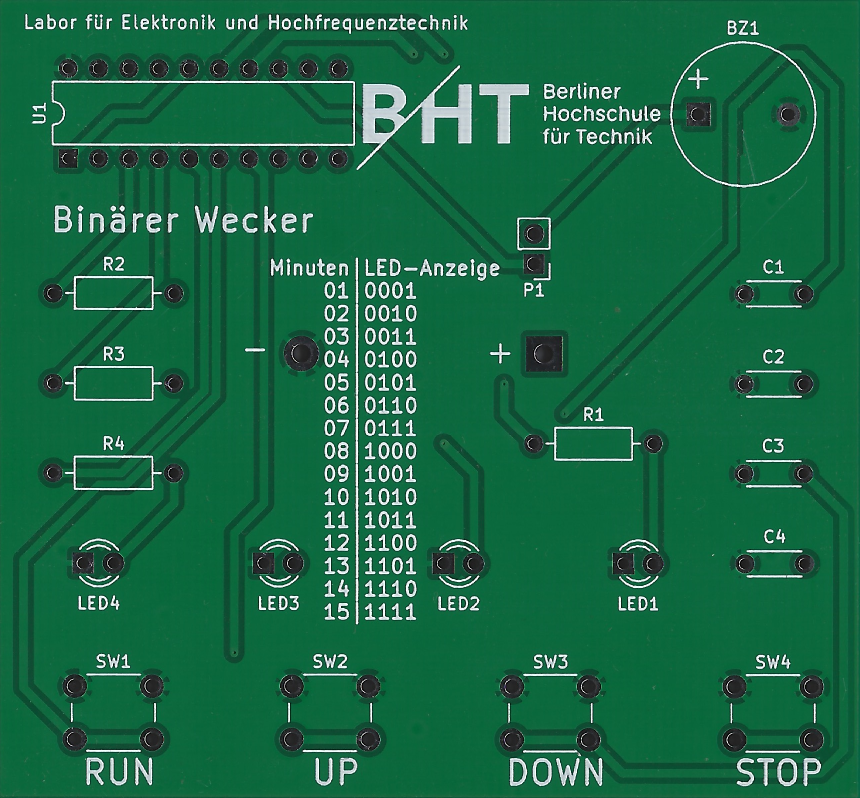
#> input picture images/pcbs/0001_bin_alarm/base_top.png, 1720 x 1595 px (shown at 1/2 size)
$ jupyter execute --allow-errors example.ipynb
#> lines starting #> are read from the running program, lines starting #| are printed output that depends on the picture; after the words box and inside, x2 and y2 are one past the last pixel; in counts of white or black regions, pixels touching at a corner belong together
### trace_detection.py
import cv2
import numpy as np
import matplotlib.pyplot as plt
from tqdm import tqdm

from simple_lama_inpainting import SimpleLama

class TraceDetection:
    def __init__(self):
        self.colors = [
                        (0, 255, 0),    # green
                        (0, 0, 255),    # red
                        (255, 0, 0),    # blue
                        (255, 255, 0),  # yellow
                        (0, 255, 255),  # cyan
                        (255, 0, 255),  # magenta
                        (255, 165, 0),  # orange
                        (191, 255, 0),  # lime
                        (255, 105, 180),# pink
                        (148, 0, 211),  # violet
                        (255, 215, 0),  # gold
                        (64, 224, 208), # turquoise
                        (255, 127, 80), # coral
                        (0, 128, 0),    # dark green
                        (128, 0, 0),    # dark red
                        (0, 0, 128),    # dark blue
                        (128, 128, 0),  # olive
                        (0, 128, 128),  # teal
                        (128, 0, 128),  # purple
                        (255, 192, 203),# light pink
                        (220, 20, 60),  # crimson
                        (0, 191, 255),  # deep sky blue
                        (135, 206, 235),# sky blue
                        (70, 130, 180), # steel blue
                        (255, 69, 0),   # orange-red
                        (218, 165, 32), # goldenrod
                        (50, 205, 50),  # lime green
                        (107, 142, 35), # olive drab
                        (154, 205, 50), # yellow green
                        (199, 21, 133), # medium violet red
                        (186, 85, 211), # medium orchid
                        (75, 0, 130),   # indigo
                        (255, 140, 0),  # dark orange
                        (210, 105, 30), # chocolate
                        (123, 104, 238),# medium slate blue
                        (0, 100, 0),    # dark green
                        (255, 20, 147), # deep pink
                        (127, 255, 212),# aquamarine
                        (240, 230, 140),# khaki
                        (176, 224, 230),# powder blue
                        (139, 69, 19),  # saddle brown
                        (255, 99, 71),  # tomato
                        (112, 128, 144),# slate gray
                        (169, 169, 169),# dark gray
                        (47, 79, 79),   # dark slate gray
                        (255, 239, 213),# papaya whip
                        (233, 150, 122),# dark salmon
                        (173, 216, 230) # light blue
        ]


    def create_masks(self, layer_images)->dict:
        """
        Create masks for the background, silkscreen, traces, pads, vias and inpainted images.

        Args:
            layer_images (list): List of layer images.

        Returns:
            dict: Dictionary containing the masks.
        """
        masks = {
            "background": [],
            "silkscreen": [],
            "traces": [],
            "pads": [],
            "vias": [],
            "inpainted": []
        }

        for layer_image in tqdm(layer_images):

            # mask_background
            background_mask = self._mask_background(layer_image, (255, 255, 255), (150, 50, 0))
            plt.imshow(background_mask)
            plt.savefig("background.png")
            plt.show()


            # mask_silkscreen
            silkscreen_mask = self._mask_silkscreen(layer_image, background_mask)
            plt.imshow(silkscreen_mask)
            plt.show()

            # inpaint
            inpainted_image = self._inpaint(layer_image, silkscreen_mask)
            plt.imshow(cv2.cvtColor(inpainted_image,cv2.COLOR_BGR2RGB))
            plt.savefig("inpainted.png")
            plt.show()


            # mask_pads
            pad_mask = self._mask_pads(inpainted_image)
            plt.imshow(pad_mask)
            plt.savefig("pads.png")
            plt.show()


            # mask_traces
            trace_mask = self._mask_traces(inpainted_image, pad_mask, background_mask)
            plt.imshow(trace_mask)
            plt.show()


            # save masks
            masks["background"].append(background_mask)
            masks["silkscreen"].append(silkscreen_mask)
            masks["traces"].append(trace_mask)
            masks["pads"].append(pad_mask)
            masks["inpainted"].append(inpainted_image)

        return masks

    # [175 lines left out: functions create_net_list, show, _add_border, _find_contours_without_border, not called in this run]


####################################################################################################
# per layer functions
####################################################################################################

    def _mask_background(self, layer_image, upper_hsv, lower_hsv):
        # convert to hsv
        hsv_image = cv2.cvtColor(layer_image, cv2.COLOR_BGR2HSV)

        # create mask
        background_mask = cv2.inRange(hsv_image, lower_hsv, upper_hsv)

        # blur to remove noise
        background_mask_mask = cv2.medianBlur(background_mask, 9)


        return background_mask_mask


    # [14 lines left out: function _mask_pads, not called in this run]


    def _mask_silkscreen(self, layer_image, background_mask):

        # thresholding in LAB color space
        lab_image = cv2.cvtColor(layer_image, cv2.COLOR_BGR2LAB)
        L, a, b = cv2.split(lab_image)
        _, thresh_image = cv2.threshold(L,160,255,cv2.THRESH_BINARY)

        # TODO remove pads and background
        thresh_image[background_mask == 255] = 0

        # morphological operations to remove noise
        kernel = kernel = np.ones((3,3),np.uint8)
        erode_image = cv2.erode(thresh_image, kernel, iterations=1)
        dilate_image = cv2.dilate(erode_image, kernel, iterations=6)
        silkscreen_mask = cv2.medianBlur(dilate_image, 3)

        return silkscreen_mask


    # [52 lines left out: function _mask_traces, not called in this run]

    def _inpaint(self, layer_image, mask):
        # lama inpainting model
        simple_lama = SimpleLama()

        # inpaint
        inpainted_image = simple_lama(layer_image, mask)
        inpainted_image = np.array(inpainted_image)

        # resize to original size
        inpainted_image = cv2.resize(inpainted_image, (layer_image.shape[1], layer_image.shape[0]))

        return inpainted_image

    # [431 lines left out: functions _draw_contours_by_level, _pad_layers, _mirror_layers, _align_layers, _offset_mask, _add_traces_and_vias_to_net_list and 6 more, not called in this run]

### example.ipynb
[cell 1]
from trace_detection import TraceDetection
import cv2

# Load images for each layer
top_layer = cv2.imread('images/pcbs/0001_bin_alarm/base_top.png')
#> top_layer is the input picture: shape (1595, 1720, 3); mean B, G, R 68.6, 104.7, 25
bottom_layer = cv2.imread('images/pcbs/0001_bin_alarm/base_bottom.png')
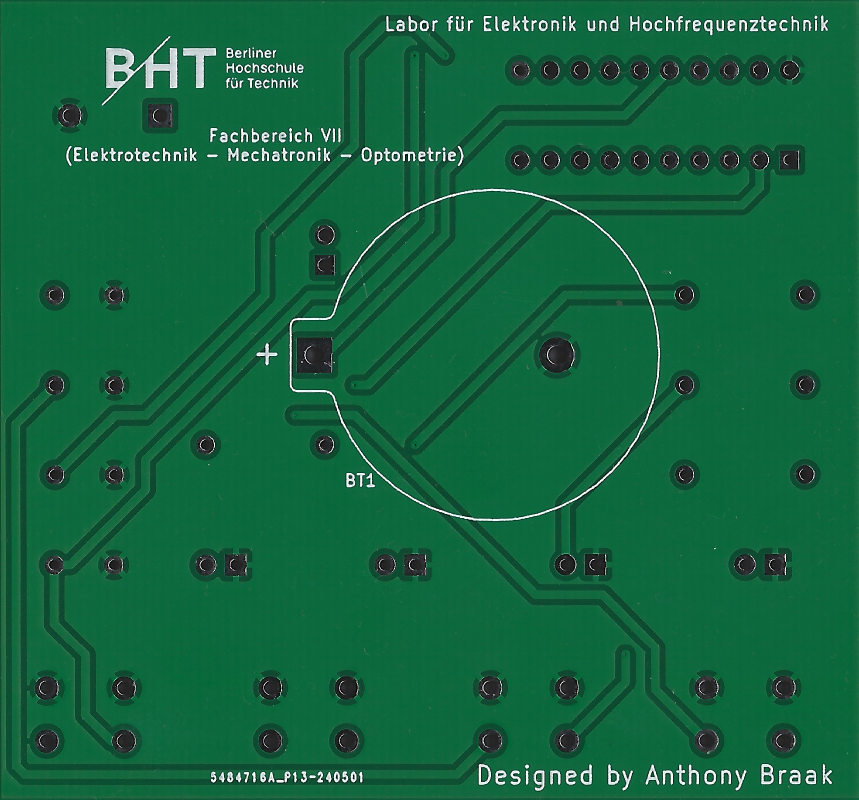
#> input picture images/pcbs/0001_bin_alarm/base_bottom.png, 1718 x 1599 px (shown at 1/2 size)
#> bottom_layer is the input picture: shape (1599, 1718, 3); mean B, G, R 62.9, 101.3, 19.2
#> the loop in create_masks, `for layer_image in tqdm(layer_images):` made 1 pass
#> kernel in _mask_silkscreen on pass 1: [[1, 1, 1], [1, 1, 1], [1, 1, 1]]
#> pass 1, in _mask_background, `background_mask = cv2.inRange(hsv_image, lower_hsv, upper_hsv)`:
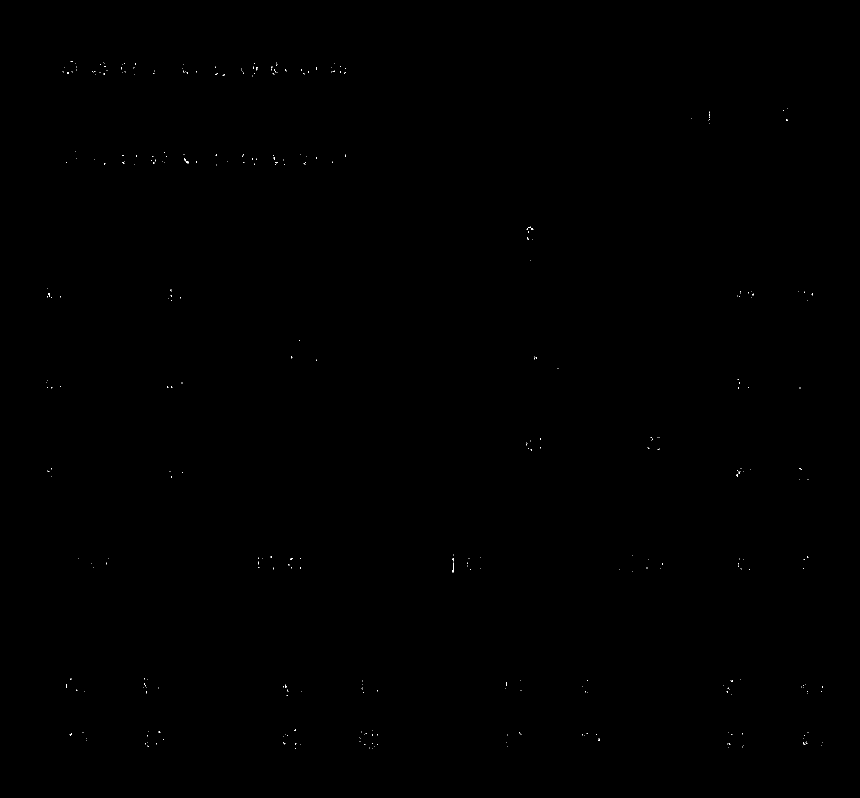
#> background_mask: shape (1595, 1720) (shown at 1/2 size); 0.04% white in thin lines or dots, all inside (x1, y1, x2, y2) = (93, 122, 1646, 1497)
#> pass 1, in create_masks, `plt.show()`:
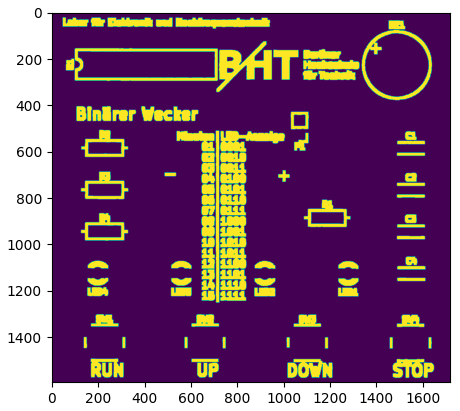
#> figure drawn by matplotlib, 1 panel
layer_images = [top_layer, bottom_layer]

# Create masks for each layer
td = TraceDetection()
#> (the rest of this cell did not finish here and is left out)

#> (a cell that did not finish here is left out)
